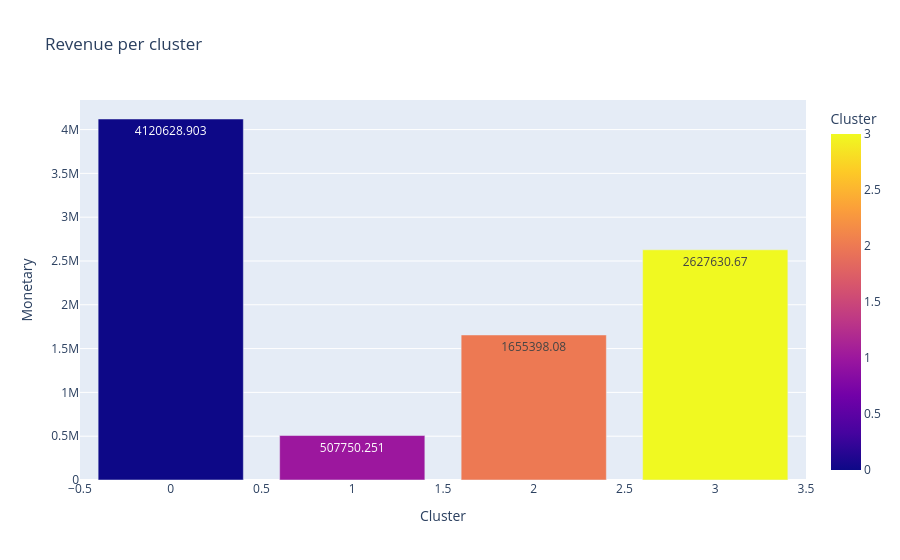

Notebook cell for this chart:
### Code cell
#visualization monetary per cluster
fig=px.bar(amt_cluster,x='Cluster',y='Monetary',text='Monetary',color='Cluster',title=" Revenue per cluster")
fig.show()

### Figure 1 — Plotly figure (JSON) as saved in the notebook; plotly's stock layout.template omitted (floating-point values rounded to 4 significant figures)
{"data": [{"hovertemplate": "Cluster=%{marker.color}<br>Monetary=%{text}<extra></extra>", "legendgroup": "", "marker": {"color": [0, 1, 2, 3], "coloraxis": "coloraxis", "pattern": {"shape": ""}}, "name": "", "orientation": "v", "showlegend": false, "text": [4121000.0, 507800.0, 1655000.0, 2628000.0], "textposition": "auto", "type": "bar", "x": [0, 1, 2, 3], "xaxis": "x", "y": [4121000.0, 507800.0, 1655000.0, 2628000.0], "yaxis": "y"}], "layout": {"barmode": "relative", "coloraxis": {"colorbar": {"title": {"text": "Cluster"}}, "colorscale": [[0, "#0d0887"], [0.1111, "#46039f"], [0.2222, "#7201a8"], [0.3333, "#9c179e"], [0.4444, "#bd3786"], [0.5556, "#d8576b"], [0.6667, "#ed7953"], [0.7778, "#fb9f3a"], [0.8889, "#fdca26"], [1, "#f0f921"]]}, "legend": {"tracegroupgap": 0}, "title": {"text": " Revenue per cluster"}, "xaxis": {"anchor": "y", "domain": [0, 1], "title": {"text": "Cluster"}}, "yaxis": {"anchor": "x", "domain": [0, 1], "title": {"text": "Monetary"}}}}
